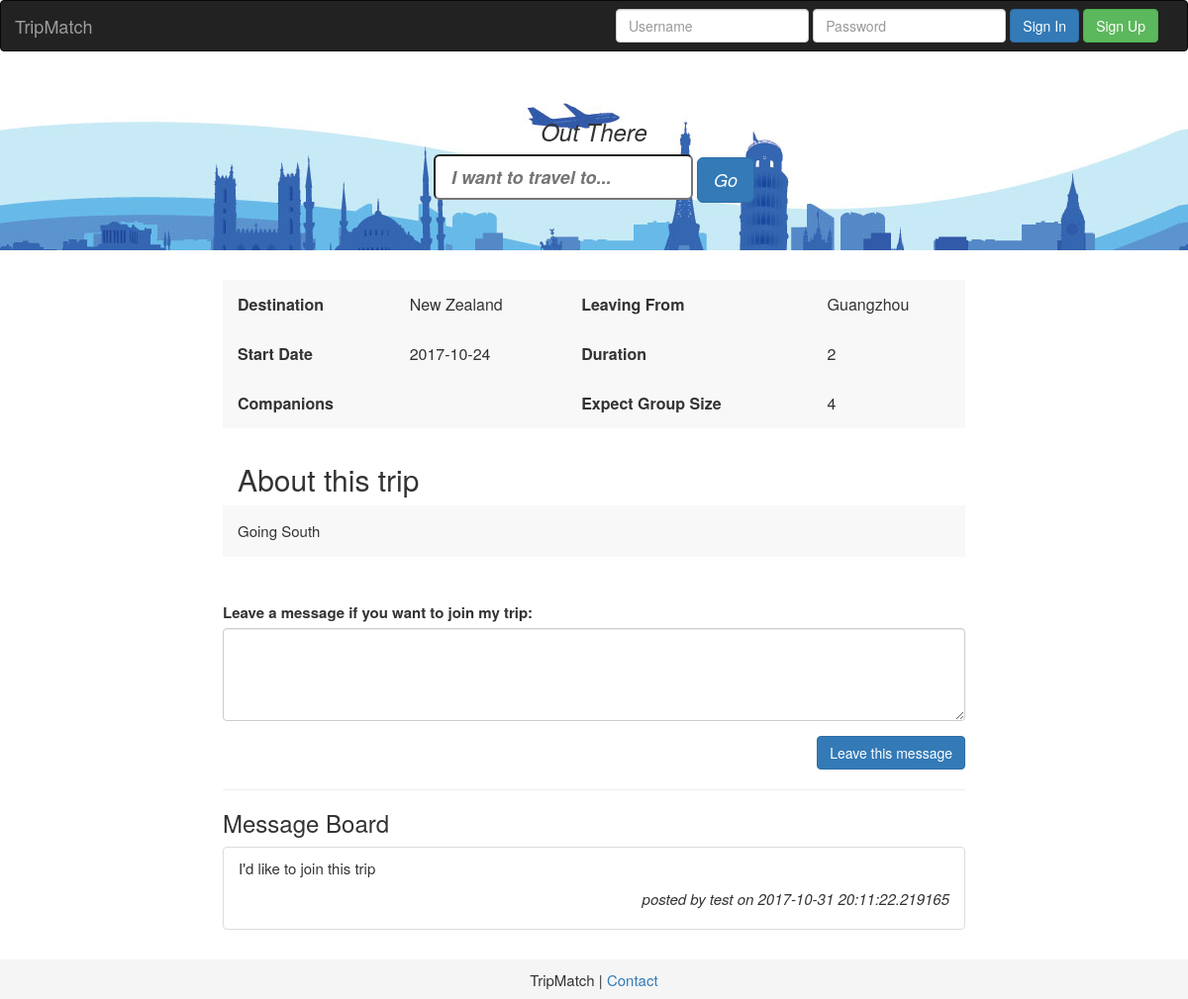
The page /trip_detail/1 on the database its author committed.
### tripmatch/model/tripmatch_model.py (models this page shows, shortened)
class Destinations(Base):
    __tablename__ = 'destinations'
    id = Column(Integer, primary_key=True)
    destination = Column(String, nullable=False)
    trip_details = relationship('TripDetails', back_populates='destinations')

class TripDetails(Base):
    __tablename__ = 'trip_details'
    id = Column(Integer, primary_key=True)
    user_id = Column(Integer, ForeignKey('users.id'))
    destination_id = Column(Integer, ForeignKey('destinations.id'))
    duration = Column(String, nullable=True)
    date_start = Column(String, nullable=False)
    companions = Column(Integer, nullable=False)
    city_takeoff = Column(String, nullable=True)
    expected_group_size = Column(Integer, nullable=True)
    notes = Column(String, nullable=True)
    date_create = Column(String, nullable=False)
    contact = Column(String, nullable=True)
    img_name = Column(String, nullable=True)
    users = relationship('Users', back_populates='trip_details')
    destinations = relationship('Destinations', back_populates='trip_details')
    waitinglist = relationship('Waitinglist', back_populates='trip_details')

class Waitinglist(Base):
    __tablename__ = 'waitinglist'
    id = Column(Integer, primary_key=True)
    user_id = Column(Integer, ForeignKey('users.id'))
    trip_id = Column(Integer, ForeignKey('trip_details.id'))
    text = Column(String, nullable=False)
    post_date = Column(String, nullable=False)
    users = relationship('Users', back_populates="waitinglist")
    trip_details = relationship('TripDetails', back_populates="waitinglist")

class Users(Base):
    __tablename__ = 'users'
    id = Column(Integer, primary_key=True)
    username = Column(String, nullable=False)
    email = Column(String, nullable=False)
    password = Column(String, nullable=False)
    trip_details = relationship('TripDetails', back_populates='users')
    waitinglist = relationship('Waitinglist', back_populates='users')
    user_dest_association_tbl = Table('usr_dest_as_tbl', Base.metadata,
                                      Column('user_id', Integer, ForeignKey('users.id')),
                                      Column('destination_id', Integer, ForeignKey('destinations.id'))
                                      )

### tripmatch/trip_server.py (the view, shortened to what this page needs)
@app.route('/trip_detail/<int:trip_id>', methods=['GET', 'POST'])
def display_trip(trip_id):
    db_session = Session()
    trip = db_session.query(TripDetails).filter_by(id=trip_id).one()
    waitinglist = db_session.query(
        Waitinglist).filter_by(trip_id=trip_id).all()
    return render_template('trip_details.html', trip=trip, waitinglist=waitinglist)

### tripmatch/trip_server.py (called while the page is built)
@app.context_processor
def utility_processor():
    def calc_date_end(start_date, duration):
        return (datetime.strptime(start_date, '%Y-%m-%d') + timedelta(int(duration))).strftime('%Y-%m-%d')
    return dict(calc_date_end=calc_date_end)

### tripmatch/templates/trip_details.html (shortened to what this page needs)
{% extends "layout.html" %} {% block title %}Trip Details{% endblock %} {% block body %}
<div class="container">
  <div class="row">
    <div class="col-md-8 col-md-offset-2">
      <table class="trip-detail-table">
        <tr>
          <td class="td-left">Destination</td>
          <td>{{ trip.destinations.destination }}</td>
          <td class="td-left">Leaving From</td>
          <td>{{ trip.city_takeoff }}</td>
        </tr>
        <tr>
          <td class="td-left">Start Date</td>
          <td>{{ trip.date_start }}</td>
          <td class="td-left">Duration</td>
          <td>{{ trip.duration }}</td>
        </tr>
        <tr>
          <td class="td-left">Companions</td>
          <td>{{ trip.companios }}</td>
          <td class="td-left">Expect Group Size</td>
          <td>{{ trip.expected_group_size }}</td>
        </tr>
      </table>
    </div>
    <div class="col-md-8 col-md-offset-2" style="padding: 15px; margin-bottom: 20px;">
        <h2 style="padding-left: 15px;">About this trip</h2>
        <p style="background-color: #f8f8f8; padding: 15px;" >{{ trip.notes }}</p>
    </div>
    <div class="col-md-8 col-md-offset-2 join-trip">
      <form method="post">
        <div class="form-group">
          <label for="leave-a-message-textarea">Leave a message if you want to join my trip:</label>
          <textarea class="form-control" rows="4" id="leave-a-message-textarea" name="leave-a-message-textarea"></textarea>
        </div>
        <button type="submit" class="btn btn-primary pull-right">Leave this message</button>
      </form>
    </div>
    {% if waitinglist %}
    <div class="waitinglist col-md-8 col-md-offset-2">
    <hr style="width: 100%; size: 5px;">
    <h3>Message Board</h3>
      <ul class="list-unstyled list-group">
        {% for post in waitinglist %}
          <li class="list-group-item">
            <div class="comment">
              <p>{{ post.text }}</p>
              <p style="text-align: right"><i>posted by {{ post.users.username }} on {{ post.post_date }}</i></p>
            </div>
          </li>
        {% endfor %}
      </ul>
    </div>
    {% endif %}
  </div>
</div>
{% endblock %}

### tripmatch/static/css/style.css (style rules this page uses)
.trip-detail-table { background: #f8f8f8; width:100%; height: 150px; text-align: left; font-size: 16px; }
.td-left { padding-left: 15px; font-weight: bold; font-size: 16px; }

### rows shown on the page
Destinations: destinations.destination "New Zealand"
TripDetails: city_takeoff "Guangzhou", date_start "2017-10-24", duration "2", expected_group_size "4", notes "Going South"
Waitinglist: text "I'd like to join this trip", users.username "test", post_date "2017-10-31 20:11:22.219165"
